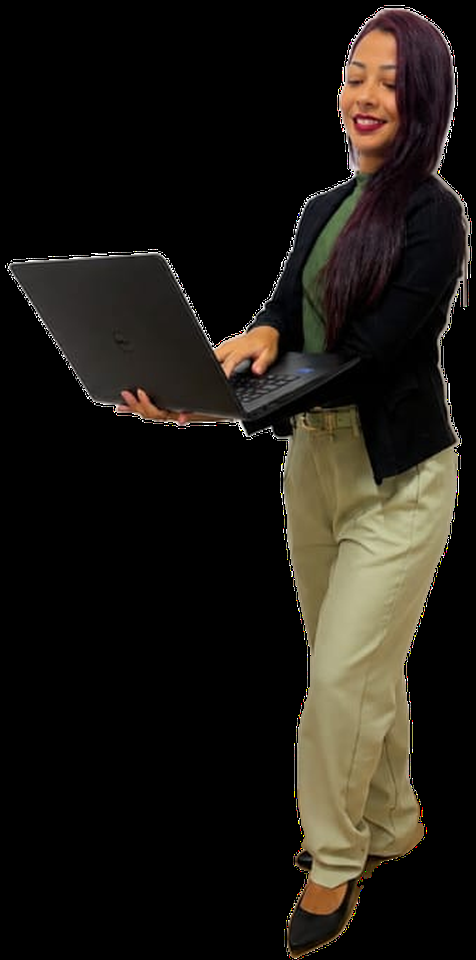
#> input picture assets/tati.png, 476 x 960 px
$ python -i cutout.py   (imports and definitions only)
#> lines starting #> are read from the running program, lines starting #| are printed output that depends on the picture; after the words box and inside, x2 and y2 are one past the last pixel; in counts of white or black regions, pixels touching at a corner belong together
#> further down, picture is the input picture: shape (960, 476, 3); mean B, G, R 20.3, 26.2, 29.9
"""
Recorta o fundo da foto e gera assets/tati.webp + assets/tati.png.

Uso:
    python scripts/cutout.py                # rembg -> isnet em WASM (Node) -> GrabCut (OpenCV), o primeiro que funcionar
    python scripts/cutout.py --grabcut      # força GrabCut
    python scripts/cutout.py --preview      # também salva scripts/_raw/preview.png (fundo escuro)

Entrada: scripts/_raw/tati.jpg (foto original, git-ignored).
Requisitos: pip install opencv-python-headless pillow
Opcional (bordas muito melhores): rembg ("pip install rembg[cpu]", exige VC++ Redistributable no Windows)
  ou Node + "npm i onnxruntime-web" + modelo em scripts/_raw/isnet-general-use.onnx (ver ISNET_URL).

O GrabCut foi calibrado para ESTA foto (parede cinza-clara, sombra quente à direita, calça verde-sálvia, piso de madeira).
Se a cliente mandar outra foto, prefira o rembg ou ajuste as constantes abaixo.
"""
import sys
from pathlib import Path

import cv2
import numpy as np
from PIL import Image

ROOT = Path(__file__).resolve().parent.parent
RAW = ROOT / "scripts" / "_raw" / "tati.jpg"
OUT_WEBP = ROOT / "assets" / "tati.webp"
OUT_PNG = ROOT / "assets" / "tati.png"
PREVIEW = ROOT / "scripts" / "_raw" / "preview.png"

CROP_Y1 = 520          # corta acima do rodapé/chão (cabeça ao joelho, como no mockup). None = corpo inteiro
RECT = (395, 15, 770)  # x0, y0, x1 do retângulo "provavelmente frente" (y1 = CROP_Y1)
OUT_HEIGHT = 760       # altura final em px (largura segue a proporção); exibida a no máx. ~230 css px de largura => 2x DPR

# modelo do rembg, para o caminho WASM (git-ignored; ~176 MB)
ISNET_URL = "https://github.com/danielgatis/rembg/releases/download/v0.0.0/isnet-general-use.onnx"
ISNET_MODEL = ROOT / "scripts" / "_raw" / "isnet-general-use.onnx"


# [74 lines left out: functions cut_rembg, cut_isnet_wasm, refine_with_grabcut, not called in this run]


def cut_grabcut(bgr: np.ndarray) -> np.ndarray:
    work = cv2.bilateralFilter(bgr, 7, 40, 40)  # suaviza artefatos JPEG sem borrar bordas
    hsv = cv2.cvtColor(work, cv2.COLOR_BGR2HSV)
#> hsv: shape (960, 476, 3); mean H, S, V 15.6, 27.3, 30.1
    hue, sat, val = hsv[:, :, 0], hsv[:, :, 1], hsv[:, :, 2]
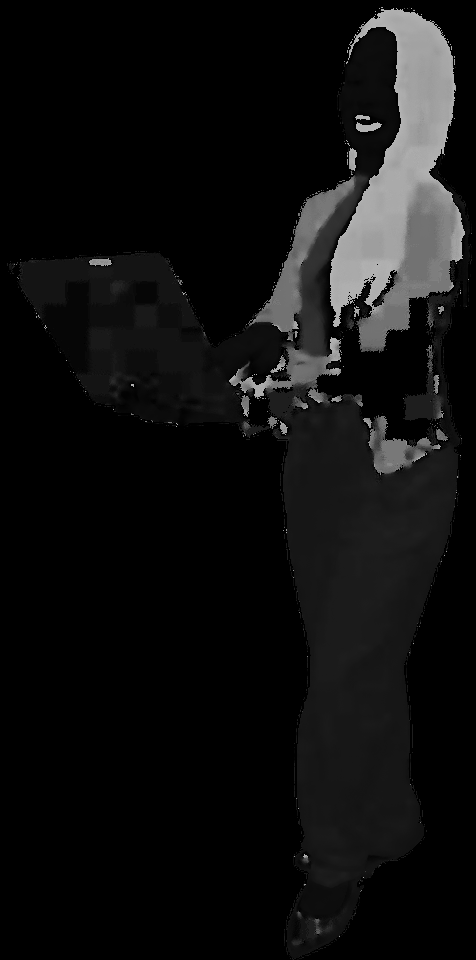
#> hue: shape (960, 476); min 0, max 179, mean 15.6
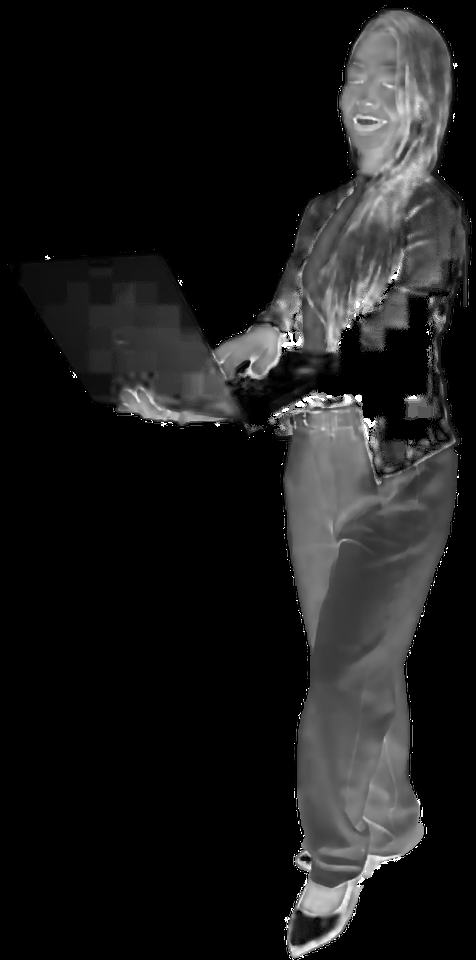
#> sat: shape (960, 476); min 0, max 255, mean 27.3
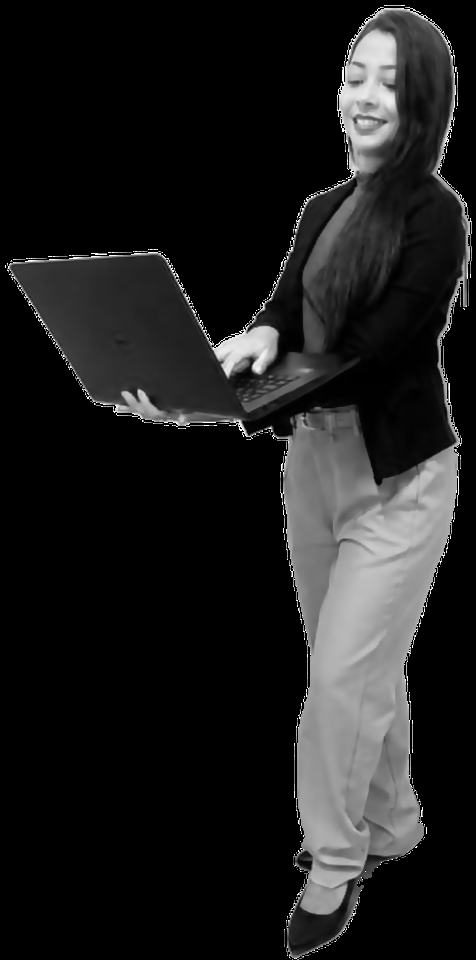
#> val: shape (960, 476); min 0, max 255, mean 30.1

    wall = (sat < 40) & (val > 150)  # parede (inclui a sombra, que é neutra)
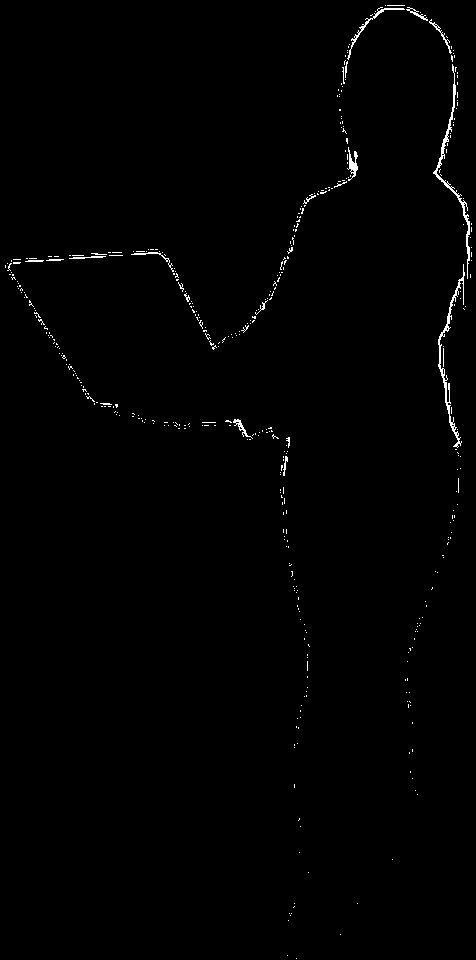
#> wall: shape (960, 476) bool; 0.77% white in thin lines or dots

    mask = np.full(work.shape[:2], cv2.GC_PR_BGD, np.uint8)
    x0, y0, x1 = RECT
    mask[y0:, x0:x1] = cv2.GC_PR_FGD
    # piso de madeira (quente e saturado) também é fundo
    floor = (hue < 30) & (sat > 80) & (val > 110)
#> floor: shape (960, 476) bool; 8.7% white; 230 white regions (216 under 20 px), largest, box (x1, y1, x2, y2) and area: (293, 532, 441, 876) 20621, (285, 418, 426, 650) 8843, (339, 28, 398, 174) 5137
    floor[:540, :] = False
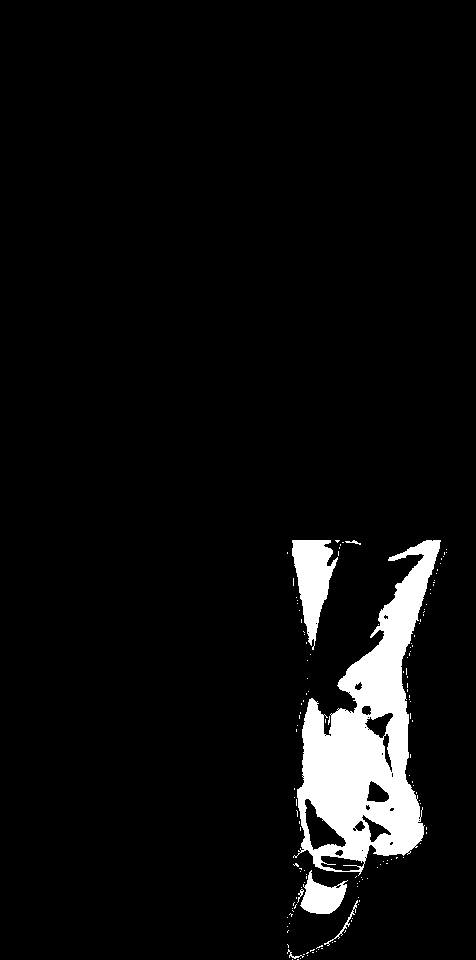
#> floor: shape (960, 476) bool; 5.4% white; 142 white regions (135 under 20 px), largest, box (x1, y1, x2, y2) and area: (293, 540, 441, 876) 20548, (292, 540, 338, 650) 2663, (300, 870, 348, 914) 1152
    wall = wall | floor
#> wall: shape (960, 476) bool; 6.2% white; 529 white regions (503 under 20 px), largest, box (x1, y1, x2, y2) and area: (293, 540, 441, 876) 20575, (292, 540, 338, 650) 2665, (300, 870, 348, 914) 1153

    # parede "certamente fundo": pixels de parede a mais de 6px de qualquer pixel não-parede
    dist_to_notwall = cv2.distanceTransform(wall.astype(np.uint8), cv2.DIST_L2, 3)
    mask[wall & (dist_to_notwall > 6)] = cv2.GC_BGD

    # núcleos "certamente frente": escuros (cabelo/blazer/notebook) e a calça (verde saturado)
    dark = cv2.erode((val < 90).astype(np.uint8), np.ones((9, 9), np.uint8))
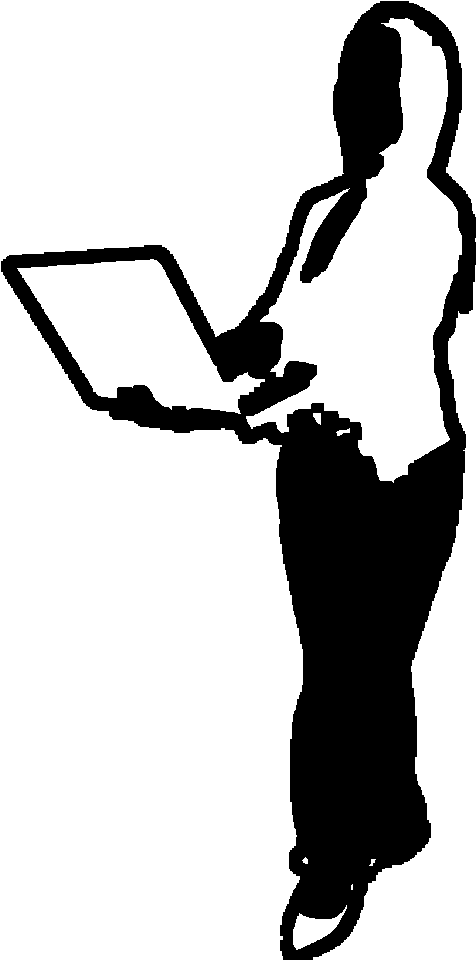
#> dark: shape (960, 476); values 0 (black) and 1 (white), 76.9% white; 1 black region, box (x1, y1, x2, y2) and area: (1, 1, 476, 960) 105373
    pants = cv2.erode(((sat > 55) & (val > 100) & (val < 200)).astype(np.uint8), np.ones((11, 11), np.uint8))
#> pants: shape (960, 476); values 0 (black) and 1 (white), 8.4% white; 8 white regions (5 under 20 px), largest, box (x1, y1, x2, y2) and area: (290, 431, 452, 909) 38346, (134, 407, 153, 415) 33, (363, 161, 369, 168) 26
    mask[((dark == 1) | (pants == 1)) & (mask == cv2.GC_PR_FGD)] = cv2.GC_FGD

    bgd = np.zeros((1, 65), np.float64)
    fgd = np.zeros((1, 65), np.float64)
    cv2.grabCut(work, mask, None, bgd, fgd, 8, cv2.GC_INIT_WITH_MASK)
    hard = ((mask == cv2.GC_FGD) | (mask == cv2.GC_PR_FGD)).astype(np.uint8)

    # remove faixas de parede coladas ao corpo: pixels cor-de-parede a até 30px do fundo
    # (a borda da imagem conta como fundo, por isso o pad)
    wallish = ((sat < 40) & (val > 150)) | ((sat < 54) & (hue < 20) & (val > 150))
#> wallish: shape (960, 476) bool; 0.82% white in thin lines or dots
    for _ in range(4):
        padded = np.pad(hard, 1)
        dist_to_bg = cv2.distanceTransform(padded, cv2.DIST_L2, 3)[1:-1, 1:-1]
        hard[wallish & (dist_to_bg < 30)] = 0

    hard = _largest_component(hard)
    hard = cv2.morphologyEx(hard, cv2.MORPH_OPEN, np.ones((3, 3), np.uint8))
    hard = cv2.morphologyEx(hard, cv2.MORPH_CLOSE, np.ones((7, 7), np.uint8))
    hard = _largest_component(hard)
    return cv2.GaussianBlur(hard * 255, (3, 3), 0)


def _largest_component(binary: np.ndarray) -> np.ndarray:
    n, labels, stats, _ = cv2.connectedComponentsWithStats(binary, 8)
    if n <= 1:
        return binary
    biggest = 1 + int(np.argmax(stats[1:, cv2.CC_STAT_AREA]))
    return (labels == biggest).astype(np.uint8)


# [50 lines left out: function main, not called in this run]


# [2 lines not run here, left out]

>>> import cv2
>>> picture = cv2.imread('../assets/tati.png')
>>> result = cut_grabcut(picture)
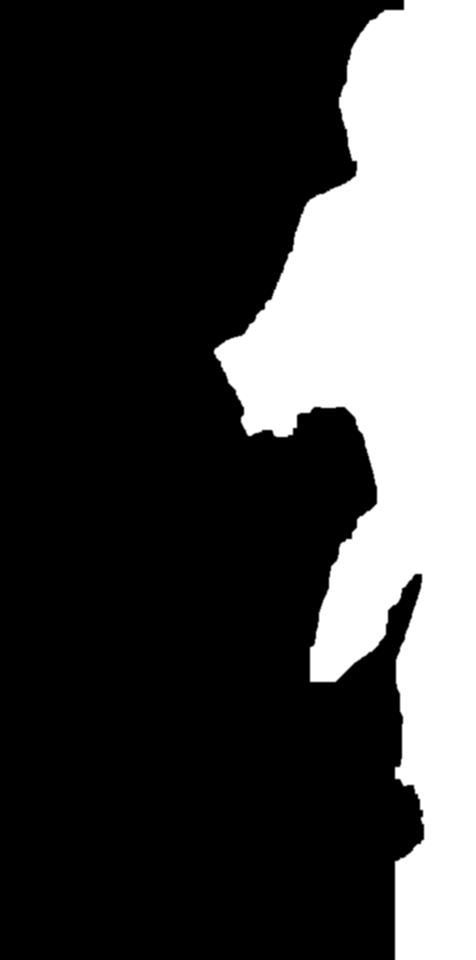
#> result: shape (960, 476); min 0, max 255, mean 69.5
